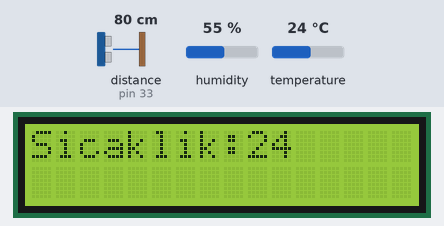
Bench run of a sketch on a simulated Arduino Mega 2560, built with avr-gcc and run on an emulated ATmega2560. Parts: 16×2 character LCD. Wiring (inferred from the names in the program): ultrasonic range finder: trigger pin 31; echo pin 33. Inputs (shaded band) come from the test bench; at power-on: distance to the obstacle (sensor on pin 33) 80 cm, temperature 24 °C, humidity 55 %. The echo pulse lasts 58.3 µs per cm; what the sketch prints to the serial monitor is not drawn.

Above: at 1.6 s.
1.7 s: distance to the obstacle (sensor on pin 33) set to 2 cm
At 3.4 s:
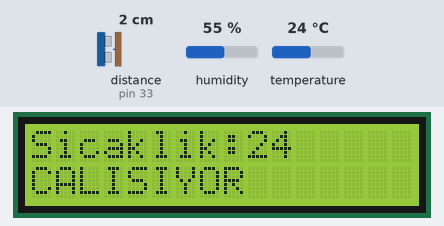
4.6 s: temperature set to 12 °C
At 9.7 s:
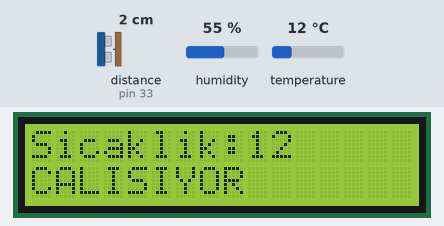
9.9 s: temperature set to 33 °C
At 13.5 s:
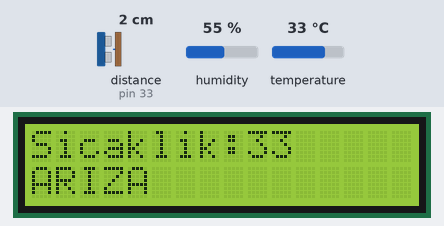
Timing chart, 0 to 15.0 s (numbered marks = the images above; inputs shaded):
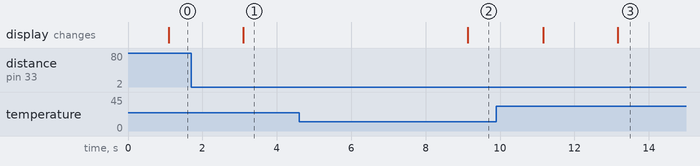

The sketch:

sketch_dec27a.ino
```cpp
#include <DHT.h>
#include <LiquidCrystal.h>
#include "DHT.h"
#define DHTPIN 22
#define DHTTYPE DHT11


LiquidCrystal lcd(8, 9, 4, 5, 6, 7);
int gelenVeri = 0;   // genel veriyi tutacak değişken
char gelenKarakter;
int trigPin = 31;
int echoPin = 33;
DHT sicaklik(DHTPIN, DHTTYPE);
long uzaklik;
long sure;
long uzaklik2;

int hareket;
void setup() {
    // Seri haberleşmeyi başlatıyoruz (9600 bps hızında)
    Serial.begin(9600);
    pinMode(trigPin, OUTPUT);
    pinMode(echoPin, INPUT);
    lcd.begin(16, 2);
    lcd.setCursor(0,0);
    lcd.println("Sicaklik:              ");


}

void loop() {
  delay(1000);
  float isi = sicaklik.readTemperature();
  //int isiC = isi;
  lcd.setCursor(9,0);
  lcd.println(isi,0);
  lcd.setCursor(11,0);
  lcd.println("                ");


  int hareket = 1;
  Serial.print("Sıcaklık:");
  Serial.println(isi);
  if(isi>20){
  digitalWrite(trigPin, LOW);
  delayMicroseconds(5);
  digitalWrite(trigPin, HIGH);
  delayMicroseconds(10);
  digitalWrite(trigPin, LOW);
  sure = pulseIn(echoPin, HIGH);
  uzaklik = sure / 29.1 / 2;
  delay(2000);
  digitalWrite(trigPin, LOW);
  delayMicroseconds(5);
  digitalWrite(trigPin, HIGH);
  delayMicroseconds(10);
  digitalWrite(trigPin, LOW);
  sure = pulseIn(echoPin, HIGH);
  uzaklik2 = sure / 29.1 / 2;

  if(uzaklik==uzaklik2){
    hareket=0;
  }
  }


        // Veri gelmiş mi?
        if (Serial.available() > 0) {
                // gelen veriyi oku
                gelenVeri = Serial.read();
                gelenKarakter = gelenVeri;


                if(gelenKarakter==49){
                  Serial.println("ÇALIŞTI");
                  lcd.setCursor(0,1);
                  lcd.println("CALISIYOR");
                  lcd.setCursor(9,1);
                  lcd.println("                ");
                  pinMode(13, LOW);
                  delay(1000);
                  if(hareket==0){
                     Serial.println("arıza");
                      lcd.setCursor(0,1);
                      lcd.println("ARIZA");
                      pinMode(13 , LOW);
                      lcd.setCursor(5,1);
                      lcd.println("                ");
                      while(true);
                     }
                  }
                if(gelenKarakter==50){
                  Serial.println("DURDU");
                  lcd.setCursor(0,1);
                  lcd.println("DURDU");
                  lcd.setCursor(5,1);
                  lcd.println("                ");
                  pinMode(13 , HIGH);
                  delay(200);

                }
                }

        if(isi>20){
          if(hareket==0){
            Serial.println("arıza");
            lcd.setCursor(0,1);
            lcd.println("ARIZA");
            pinMode(13 , LOW);
            lcd.setCursor(5,1);
            lcd.println("                ");
            while(true);
          }
          Serial.println("ÇALIŞTI");
          lcd.setCursor(0,1);
          lcd.println("CALISIYOR");
          lcd.setCursor(9,1);
          lcd.println("                ");
          pinMode(13 , LOW);
          delay(5000);
          if(isi<=20){
          Serial.println("DURDU");
          lcd.setCursor(0,1);
          lcd.println("DURDU");
          lcd.setCursor(5,1);
          lcd.println("                ");
          pinMode(13, HIGH);
          delay(5000);
        }
        }

}
```

Measured:
- after the input at 1.7 s, the display: changes after 1.4 s (image 1)
- after the input at 4.6 s, the display: changes after 4.5 s (image 2)
- after the input at 9.9 s, the display: first changes after 1.3 s (image 3 shows a later state)
